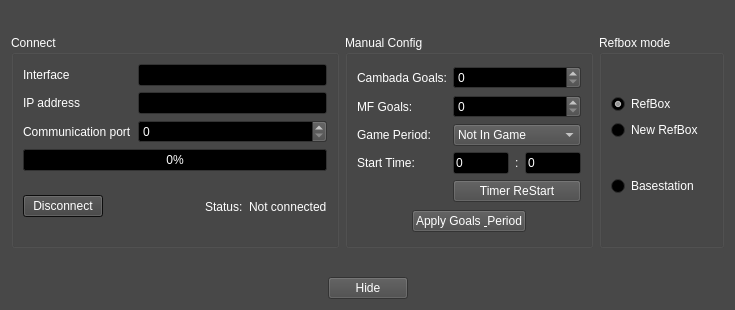
<?xml version="1.0" encoding="UTF-8"?>
<ui version="4.0">
 <class>RefBoxDialog</class>
 <widget class="QDialog" name="RefBoxDialog">
  <property name="geometry">
   <rect>
    <x>0</x>
    <y>0</y>
    <width>735</width>
    <height>310</height>
   </rect>
  </property>
  <property name="palette">
   <palette>
    <active>
     <colorrole role="WindowText">
      <brush brushstyle="SolidPattern">
       <color alpha="255">
        <red>255</red>
        <green>255</green>
        <blue>255</blue>
       </color>
      </brush>
     </colorrole>
     <colorrole role="Button">
      <brush brushstyle="SolidPattern">
       <color alpha="255">
        <red>72</red>
        <green>72</green>
        <blue>72</blue>
       </color>
      </brush>
     </colorrole>
     <colorrole role="Light">
      <brush brushstyle="SolidPattern">
       <color alpha="255">
        <red>108</red>
        <green>108</green>
        <blue>108</blue>
       </color>
      </brush>
     </colorrole>
     <colorrole role="Midlight">
      <brush brushstyle="SolidPattern">
       <color alpha="255">
        <red>90</red>
        <green>90</green>
        <blue>90</blue>
       </color>
      </brush>
     </colorrole>
     <colorrole role="Dark">
      <brush brushstyle="SolidPattern">
       <color alpha="255">
        <red>36</red>
        <green>36</green>
        <blue>36</blue>
       </color>
      </brush>
     </colorrole>
     <colorrole role="Mid">
      <brush brushstyle="SolidPattern">
       <color alpha="255">
        <red>48</red>
        <green>48</green>
        <blue>48</blue>
       </color>
      </brush>
     </colorrole>
     <colorrole role="Text">
      <brush brushstyle="SolidPattern">
       <color alpha="255">
        <red>255</red>
        <green>255</green>
        <blue>255</blue>
       </color>
      </brush>
     </colorrole>
     <colorrole role="BrightText">
      <brush brushstyle="SolidPattern">
       <color alpha="255">
        <red>255</red>
        <green>255</green>
        <blue>255</blue>
       </color>
      </brush>
     </colorrole>
     <colorrole role="ButtonText">
      <brush brushstyle="SolidPattern">
       <color alpha="255">
        <red>255</red>
        <green>255</green>
        <blue>255</blue>
       </color>
      </brush>
     </colorrole>
     <colorrole role="Base">
      <brush brushstyle="SolidPattern">
       <color alpha="255">
        <red>0</red>
        <green>0</green>
        <blue>0</blue>
       </color>
      </brush>
     </colorrole>
     <colorrole role="Window">
      <brush brushstyle="SolidPattern">
       <color alpha="255">
        <red>72</red>
        <green>72</green>
        <blue>72</blue>
       </color>
      </brush>
     </colorrole>
     <colorrole role="Shadow">
      <brush brushstyle="SolidPattern">
       <color alpha="255">
        <red>0</red>
        <green>0</green>
        <blue>0</blue>
       </color>
      </brush>
     </colorrole>
     <colorrole role="Highlight">
      <brush brushstyle="SolidPattern">
       <color alpha="255">
        <red>16</red>
        <green>16</green>
        <blue>16</blue>
       </color>
      </brush>
     </colorrole>
     <colorrole role="HighlightedText">
      <brush brushstyle="SolidPattern">
       <color alpha="255">
        <red>255</red>
        <green>255</green>
        <blue>255</blue>
       </color>
      </brush>
     </colorrole>
     <colorrole role="Link">
      <brush brushstyle="SolidPattern">
       <color alpha="255">
        <red>0</red>
        <green>0</green>
        <blue>255</blue>
       </color>
      </brush>
     </colorrole>
     <colorrole role="LinkVisited">
      <brush brushstyle="SolidPattern">
       <color alpha="255">
        <red>255</red>
        <green>0</green>
        <blue>255</blue>
       </color>
      </brush>
     </colorrole>
     <colorrole role="AlternateBase">
      <brush brushstyle="SolidPattern">
       <color alpha="255">
        <red>36</red>
        <green>36</green>
        <blue>36</blue>
       </color>
      </brush>
     </colorrole>
    </active>
    <inactive>
     <colorrole role="WindowText">
      <brush brushstyle="SolidPattern">
       <color alpha="255">
        <red>255</red>
        <green>255</green>
        <blue>255</blue>
       </color>
      </brush>
     </colorrole>
     <colorrole role="Button">
      <brush brushstyle="SolidPattern">
       <color alpha="255">
        <red>72</red>
        <green>72</green>
        <blue>72</blue>
       </color>
      </brush>
     </colorrole>
     <colorrole role="Light">
      <brush brushstyle="SolidPattern">
       <color alpha="255">
        <red>108</red>
        <green>108</green>
        <blue>108</blue>
       </color>
      </brush>
     </colorrole>
     <colorrole role="Midlight">
      <brush brushstyle="SolidPattern">
       <color alpha="255">
        <red>90</red>
        <green>90</green>
        <blue>90</blue>
       </color>
      </brush>
     </colorrole>
     <colorrole role="Dark">
      <brush brushstyle="SolidPattern">
       <color alpha="255">
        <red>36</red>
        <green>36</green>
        <blue>36</blue>
       </color>
      </brush>
     </colorrole>
     <colorrole role="Mid">
      <brush brushstyle="SolidPattern">
       <color alpha="255">
        <red>48</red>
        <green>48</green>
        <blue>48</blue>
       </color>
      </brush>
     </colorrole>
     <colorrole role="Text">
      <brush brushstyle="SolidPattern">
       <color alpha="255">
        <red>255</red>
        <green>255</green>
        <blue>255</blue>
       </color>
      </brush>
     </colorrole>
     <colorrole role="BrightText">
      <brush brushstyle="SolidPattern">
       <color alpha="255">
        <red>255</red>
        <green>255</green>
        <blue>255</blue>
       </color>
      </brush>
     </colorrole>
     <colorrole role="ButtonText">
      <brush brushstyle="SolidPattern">
       <color alpha="255">
        <red>255</red>
        <green>255</green>
        <blue>255</blue>
       </color>
      </brush>
     </colorrole>
     <colorrole role="Base">
      <brush brushstyle="SolidPattern">
       <color alpha="255">
        <red>0</red>
        <green>0</green>
        <blue>0</blue>
       </color>
      </brush>
     </colorrole>
     <colorrole role="Window">
      <brush brushstyle="SolidPattern">
       <color alpha="255">
        <red>72</red>
        <green>72</green>
        <blue>72</blue>
       </color>
      </brush>
     </colorrole>
     <colorrole role="Shadow">
      <brush brushstyle="SolidPattern">
       <color alpha="255">
        <red>0</red>
        <green>0</green>
        <blue>0</blue>
       </color>
      </brush>
     </colorrole>
     <colorrole role="Highlight">
      <brush brushstyle="SolidPattern">
       <color alpha="255">
        <red>16</red>
        <green>16</green>
        <blue>16</blue>
       </color>
      </brush>
     </colorrole>
     <colorrole role="HighlightedText">
      <brush brushstyle="SolidPattern">
       <color alpha="255">
        <red>255</red>
        <green>255</green>
        <blue>255</blue>
       </color>
      </brush>
     </colorrole>
     <colorrole role="Link">
      <brush brushstyle="SolidPattern">
       <color alpha="255">
        <red>0</red>
        <green>0</green>
        <blue>255</blue>
       </color>
      </brush>
     </colorrole>
     <colorrole role="LinkVisited">
      <brush brushstyle="SolidPattern">
       <color alpha="255">
        <red>255</red>
        <green>0</green>
        <blue>255</blue>
       </color>
      </brush>
     </colorrole>
     <colorrole role="AlternateBase">
      <brush brushstyle="SolidPattern">
       <color alpha="255">
        <red>36</red>
        <green>36</green>
        <blue>36</blue>
       </color>
      </brush>
     </colorrole>
    </inactive>
    <disabled>
     <colorrole role="WindowText">
      <brush brushstyle="SolidPattern">
       <color alpha="255">
        <red>36</red>
        <green>36</green>
        <blue>36</blue>
       </color>
      </brush>
     </colorrole>
     <colorrole role="Button">
      <brush brushstyle="SolidPattern">
       <color alpha="255">
        <red>72</red>
        <green>72</green>
        <blue>72</blue>
       </color>
      </brush>
     </colorrole>
     <colorrole role="Light">
      <brush brushstyle="SolidPattern">
       <color alpha="255">
        <red>108</red>
        <green>108</green>
        <blue>108</blue>
       </color>
      </brush>
     </colorrole>
     <colorrole role="Midlight">
      <brush brushstyle="SolidPattern">
       <color alpha="255">
        <red>90</red>
        <green>90</green>
        <blue>90</blue>
       </color>
      </brush>
     </colorrole>
     <colorrole role="Dark">
      <brush brushstyle="SolidPattern">
       <color alpha="255">
        <red>36</red>
        <green>36</green>
        <blue>36</blue>
       </color>
      </brush>
     </colorrole>
     <colorrole role="Mid">
      <brush brushstyle="SolidPattern">
       <color alpha="255">
        <red>48</red>
        <green>48</green>
        <blue>48</blue>
       </color>
      </brush>
     </colorrole>
     <colorrole role="Text">
      <brush brushstyle="SolidPattern">
       <color alpha="255">
        <red>36</red>
        <green>36</green>
        <blue>36</blue>
       </color>
      </brush>
     </colorrole>
     <colorrole role="BrightText">
      <brush brushstyle="SolidPattern">
       <color alpha="255">
        <red>255</red>
        <green>255</green>
        <blue>255</blue>
       </color>
      </brush>
     </colorrole>
     <colorrole role="ButtonText">
      <brush brushstyle="SolidPattern">
       <color alpha="255">
        <red>36</red>
        <green>36</green>
        <blue>36</blue>
       </color>
      </brush>
     </colorrole>
     <colorrole role="Base">
      <brush brushstyle="SolidPattern">
       <color alpha="255">
        <red>72</red>
        <green>72</green>
        <blue>72</blue>
       </color>
      </brush>
     </colorrole>
     <colorrole role="Window">
      <brush brushstyle="SolidPattern">
       <color alpha="255">
        <red>72</red>
        <green>72</green>
        <blue>72</blue>
       </color>
      </brush>
     </colorrole>
     <colorrole role="Shadow">
      <brush brushstyle="SolidPattern">
       <color alpha="255">
        <red>0</red>
        <green>0</green>
        <blue>0</blue>
       </color>
      </brush>
     </colorrole>
     <colorrole role="Highlight">
      <brush brushstyle="SolidPattern">
       <color alpha="255">
        <red>127</red>
        <green>125</green>
        <blue>123</blue>
       </color>
      </brush>
     </colorrole>
     <colorrole role="HighlightedText">
      <brush brushstyle="SolidPattern">
       <color alpha="255">
        <red>255</red>
        <green>255</green>
        <blue>255</blue>
       </color>
      </brush>
     </colorrole>
     <colorrole role="Link">
      <brush brushstyle="SolidPattern">
       <color alpha="255">
        <red>0</red>
        <green>0</green>
        <blue>255</blue>
       </color>
      </brush>
     </colorrole>
     <colorrole role="LinkVisited">
      <brush brushstyle="SolidPattern">
       <color alpha="255">
        <red>255</red>
        <green>0</green>
        <blue>255</blue>
       </color>
      </brush>
     </colorrole>
     <colorrole role="AlternateBase">
      <brush brushstyle="SolidPattern">
       <color alpha="255">
        <red>72</red>
        <green>72</green>
        <blue>72</blue>
       </color>
      </brush>
     </colorrole>
    </disabled>
   </palette>
  </property>
  <property name="windowTitle">
   <string>Ref Box Details</string>
  </property>
  <layout class="QVBoxLayout" name="verticalLayout_2">
   <item>
    <spacer>
     <property name="orientation">
      <enum>Qt::Vertical</enum>
     </property>
     <property name="sizeHint" stdset="0">
      <size>
       <width>462</width>
       <height>16</height>
      </size>
     </property>
    </spacer>
   </item>
   <item>
    <layout class="QHBoxLayout" name="horizontalLayout_2">
     <item>
      <widget class="QGroupBox" name="groupBox">
       <property name="title">
        <string>Connect</string>
       </property>
       <layout class="QVBoxLayout">
        <property name="spacing">
         <number>6</number>
        </property>
        <property name="margin">
         <number>9</number>
        </property>
        <item>
         <layout class="QGridLayout">
          <property name="margin">
           <number>0</number>
          </property>
          <property name="spacing">
           <number>6</number>
          </property>
          <item row="0" column="0">
           <widget class="QLabel" name="Interface_lb">
            <property name="text">
             <string>Interface</string>
            </property>
           </widget>
          </item>
          <item row="0" column="1">
           <widget class="QLineEdit" name="Interface_val">
            <property name="focusPolicy">
             <enum>Qt::StrongFocus</enum>
            </property>
           </widget>
          </item>
          <item row="1" column="0">
           <widget class="QLabel" name="DestHost_lb">
            <property name="text">
             <string>IP address</string>
            </property>
           </widget>
          </item>
          <item row="1" column="1">
           <widget class="QLineEdit" name="DestHost_val">
            <property name="focusPolicy">
             <enum>Qt::StrongFocus</enum>
            </property>
           </widget>
          </item>
          <item row="2" column="0">
           <widget class="QLabel" name="DestPort_lb">
            <property name="text">
             <string>Communication port</string>
            </property>
           </widget>
          </item>
          <item row="2" column="1">
           <widget class="QSpinBox" name="DestPort_val">
            <property name="maximum">
             <number>32767</number>
            </property>
           </widget>
          </item>
         </layout>
        </item>
        <item>
         <widget class="QProgressBar" name="progressBar">
          <property name="value">
           <number>0</number>
          </property>
          <property name="orientation">
           <enum>Qt::Horizontal</enum>
          </property>
         </widget>
        </item>
        <item>
         <layout class="QHBoxLayout">
          <property name="spacing">
           <number>6</number>
          </property>
          <property name="margin">
           <number>0</number>
          </property>
          <item>
           <widget class="QPushButton" name="Connect_bot">
            <property name="focusPolicy">
             <enum>Qt::StrongFocus</enum>
            </property>
            <property name="text">
             <string>Disconnect</string>
            </property>
            <property name="checkable">
             <bool>true</bool>
            </property>
           </widget>
          </item>
          <item>
           <spacer>
            <property name="orientation">
             <enum>Qt::Horizontal</enum>
            </property>
            <property name="sizeHint" stdset="0">
             <size>
              <width>201</width>
              <height>20</height>
             </size>
            </property>
           </spacer>
          </item>
          <item>
           <layout class="QHBoxLayout">
            <property name="spacing">
             <number>6</number>
            </property>
            <property name="margin">
             <number>0</number>
            </property>
            <item>
             <widget class="QLabel" name="Status_lb">
              <property name="text">
               <string>Status:</string>
              </property>
             </widget>
            </item>
            <item>
             <widget class="QLabel" name="Status_val">
              <property name="text">
               <string>Not connected</string>
              </property>
             </widget>
            </item>
           </layout>
          </item>
         </layout>
        </item>
       </layout>
      </widget>
     </item>
     <item>
      <widget class="QGroupBox" name="groupBox_3">
       <property name="title">
        <string>Manual Config</string>
       </property>
       <layout class="QVBoxLayout" name="verticalLayout">
        <item>
         <layout class="QGridLayout" name="gridLayout">
          <item row="0" column="1">
           <widget class="QSpinBox" name="cambada_goals_sb"/>
          </item>
          <item row="1" column="1">
           <widget class="QSpinBox" name="mf_goals_sb"/>
          </item>
          <item row="2" column="1">
           <widget class="QComboBox" name="game_period_cb">
            <item>
             <property name="text">
              <string>Not In Game</string>
             </property>
            </item>
            <item>
             <property name="text">
              <string>1st Half</string>
             </property>
            </item>
            <item>
             <property name="text">
              <string>2nd Half</string>
             </property>
            </item>
           </widget>
          </item>
          <item row="0" column="0">
           <widget class="QLabel" name="label">
            <property name="text">
             <string>Cambada Goals:</string>
            </property>
           </widget>
          </item>
          <item row="1" column="0">
           <widget class="QLabel" name="label_2">
            <property name="text">
             <string>MF Goals:</string>
            </property>
           </widget>
          </item>
          <item row="2" column="0">
           <widget class="QLabel" name="label_3">
            <property name="text">
             <string>Game Period:</string>
            </property>
           </widget>
          </item>
          <item row="3" column="1">
           <layout class="QHBoxLayout" name="horizontalLayout_3">
            <item>
             <widget class="QLineEdit" name="StartMin">
              <property name="text">
               <string>0</string>
              </property>
             </widget>
            </item>
            <item>
             <widget class="QLabel" name="label_4">
              <property name="text">
               <string>:</string>
              </property>
             </widget>
            </item>
            <item>
             <widget class="QLineEdit" name="StartSec">
              <property name="text">
               <string>0</string>
              </property>
             </widget>
            </item>
           </layout>
          </item>
          <item row="3" column="0">
           <widget class="QLabel" name="label_5">
            <property name="text">
             <string>Start Time:</string>
            </property>
           </widget>
          </item>
          <item row="4" column="1">
           <widget class="QPushButton" name="timmer_start_bot">
            <property name="text">
             <string>Timer ReStart</string>
            </property>
           </widget>
          </item>
         </layout>
        </item>
        <item>
         <layout class="QHBoxLayout" name="horizontalLayout">
          <item>
           <spacer name="horizontalSpacer">
            <property name="orientation">
             <enum>Qt::Horizontal</enum>
            </property>
            <property name="sizeHint" stdset="0">
             <size>
              <width>40</width>
              <height>20</height>
             </size>
            </property>
           </spacer>
          </item>
          <item>
           <widget class="QPushButton" name="apply_Button">
            <property name="text">
             <string>Apply Goals &amp; Period</string>
            </property>
           </widget>
          </item>
          <item>
           <spacer name="horizontalSpacer_2">
            <property name="orientation">
             <enum>Qt::Horizontal</enum>
            </property>
            <property name="sizeHint" stdset="0">
             <size>
              <width>40</width>
              <height>20</height>
             </size>
            </property>
           </spacer>
          </item>
         </layout>
        </item>
       </layout>
      </widget>
     </item>
     <item>
      <widget class="QGroupBox" name="groupBox_2">
       <property name="title">
        <string>Refbox mode</string>
       </property>
       <layout class="QVBoxLayout">
        <property name="spacing">
         <number>6</number>
        </property>
        <property name="margin">
         <number>9</number>
        </property>
        <item>
         <spacer>
          <property name="orientation">
           <enum>Qt::Vertical</enum>
          </property>
          <property name="sizeHint" stdset="0">
           <size>
            <width>101</width>
            <height>30</height>
           </size>
          </property>
         </spacer>
        </item>
        <item>
         <widget class="QRadioButton" name="RefBox_Bot">
          <property name="text">
           <string>RefBox</string>
          </property>
          <property name="checked">
           <bool>true</bool>
          </property>
         </widget>
        </item>
        <item>
         <widget class="QRadioButton" name="NewRefBox_Bot">
          <property name="text">
           <string>New RefBox</string>
          </property>
          <property name="checked">
           <bool>false</bool>
          </property>
         </widget>
        </item>
        <item>
         <spacer>
          <property name="orientation">
           <enum>Qt::Vertical</enum>
          </property>
          <property name="sizeHint" stdset="0">
           <size>
            <width>101</width>
            <height>30</height>
           </size>
          </property>
         </spacer>
        </item>
        <item>
         <widget class="QRadioButton" name="Basestation_Bot">
          <property name="text">
           <string>Basestation</string>
          </property>
          <property name="checked">
           <bool>false</bool>
          </property>
         </widget>
        </item>
        <item>
         <spacer>
          <property name="orientation">
           <enum>Qt::Vertical</enum>
          </property>
          <property name="sizeHint" stdset="0">
           <size>
            <width>20</width>
            <height>40</height>
           </size>
          </property>
         </spacer>
        </item>
       </layout>
      </widget>
     </item>
    </layout>
   </item>
   <item>
    <spacer name="spacer">
     <property name="orientation">
      <enum>Qt::Vertical</enum>
     </property>
     <property name="sizeHint" stdset="0">
      <size>
       <width>462</width>
       <height>16</height>
      </size>
     </property>
    </spacer>
   </item>
   <item>
    <layout class="QHBoxLayout">
     <property name="spacing">
      <number>6</number>
     </property>
     <property name="margin">
      <number>0</number>
     </property>
     <item>
      <spacer>
       <property name="orientation">
        <enum>Qt::Horizontal</enum>
       </property>
       <property name="sizeHint" stdset="0">
        <size>
         <width>40</width>
         <height>20</height>
        </size>
       </property>
      </spacer>
     </item>
     <item>
      <widget class="QPushButton" name="CloseBot">
       <property name="focusPolicy">
        <enum>Qt::NoFocus</enum>
       </property>
       <property name="text">
        <string>Hide</string>
       </property>
      </widget>
     </item>
     <item>
      <spacer>
       <property name="orientation">
        <enum>Qt::Horizontal</enum>
       </property>
       <property name="sizeHint" stdset="0">
        <size>
         <width>40</width>
         <height>20</height>
        </size>
       </property>
      </spacer>
     </item>
    </layout>
   </item>
  </layout>
 </widget>
 <resources/>
 <connections>
  <connection>
   <sender>CloseBot</sender>
   <signal>clicked()</signal>
   <receiver>RefBoxDialog</receiver>
   <slot>close()</slot>
   <hints>
    <hint type="sourcelabel">
     <x>449</x>
     <y>320</y>
    </hint>
    <hint type="destinationlabel">
     <x>96</x>
     <y>254</y>
    </hint>
   </hints>
  </connection>
 </connections>
</ui>
